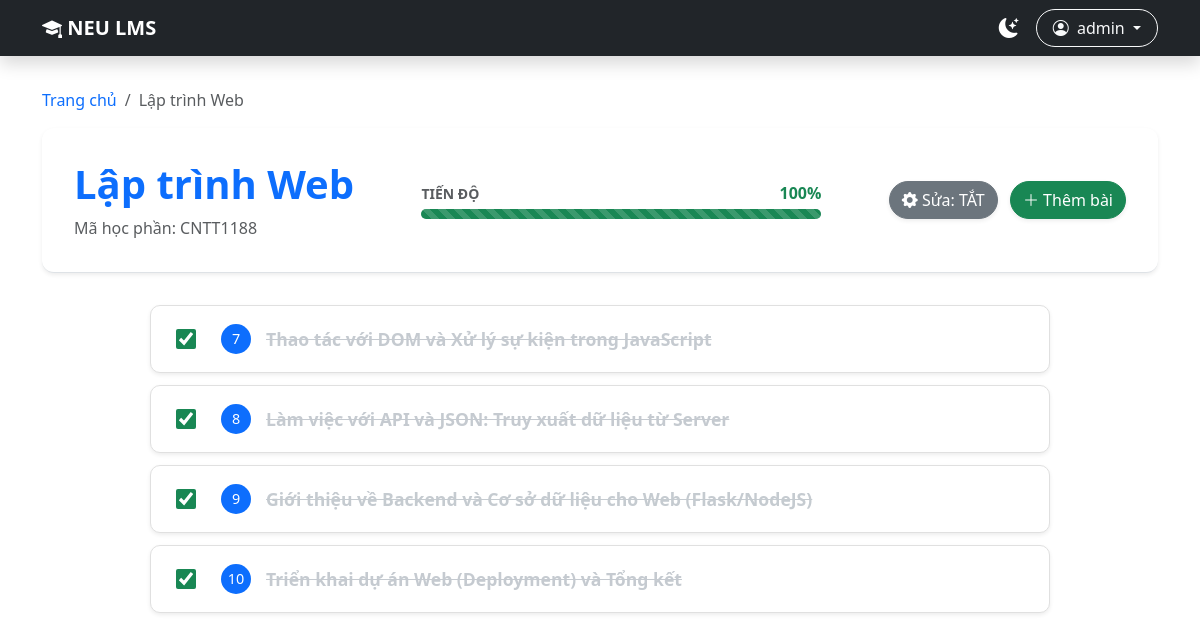
The page /course/CNTT1188 (signed in) on the database its author committed.
### tables this page shows
CREATE TABLE HocPhan (
    MaHocPhan TEXT PRIMARY KEY,
    TenHocPhan TEXT NOT NULL,
    SoTinChi INTEGER,
    GhiChu TEXT
);

CREATE TABLE BaiHoc (
    MaBaiHoc INTEGER PRIMARY KEY AUTOINCREMENT,
    MaHocPhan TEXT,
    TenBaiHoc TEXT NOT NULL,
    ThuTuHoc INTEGER,
    ThoiLuong INTEGER, MoTa TEXT,
    FOREIGN KEY (MaHocPhan) REFERENCES HocPhan(MaHocPhan) ON DELETE CASCADE
);

### main.py (the view)
@app.route('/course/<ma_hp>')
def course_detail(ma_hp):
    is_admin = session.get('role') == 'admin'
    completed_lessons = []
    try:
        with get_db_connection() as conn:
            course = conn.execute("SELECT * FROM HocPhan WHERE MaHocPhan = ?", (ma_hp,)).fetchone()
            if not course:
                return "Không tìm thấy học phần", 404
            lessons = conn.execute("SELECT * FROM BaiHoc WHERE MaHocPhan = ? ORDER BY ThuTuHoc", (ma_hp,)).fetchall()
            documents = conn.execute("""
                SELECT tl.* FROM TaiLieuNoiDung tl
                JOIN BaiHoc bh ON tl.MaBaiHoc = bh.MaBaiHoc
                WHERE bh.MaHocPhan = ?
            """, (ma_hp,)).fetchall()
            if session.get('username'):
                user = conn.execute("SELECT Id FROM User WHERE Username = ?", (session['username'],)).fetchone()
                if user:
                    data = conn.execute("SELECT MaBaiHoc FROM UserProgress WHERE User_Id = ?", (user['Id'],)).fetchall()
                    completed_lessons = [item['MaBaiHoc'] for item in data]
    except Exception as e:
        return f"Lỗi truy xuất dữ liệu: {e}", 500
    return render_template('CourseDetail.html',
                           course=course, lessons=lessons, documents=documents,
                           is_admin=is_admin, completed_lessons=completed_lessons)

### main.py (called while the page is built)
def get_db_connection():
    conn = sqlite3.connect(DB_PATH)
    conn.row_factory = sqlite3.Row
    return conn

### templates/CourseDetail.html (shortened to what this page needs)
{% extends "layout.html" %}
{% block content %}
<div class="container mt-3">
    <nav aria-label="breadcrumb">
        <ol class="breadcrumb">
            <li class="breadcrumb-item"><a href="{{ url_for('index') }}" class="text-decoration-none">Trang chủ</a></li>
            <li class="breadcrumb-item active">{{ course['TenHocPhan'] }}</li>
        </ol>
    </nav>
    <div class="course-header shadow-sm">
        <div class="header-info">
            <h1 class="fw-bold text-primary">{{ course['TenHocPhan'] }}</h1>
            <p class="text-muted mb-0">Mã học phần: {{ course['MaHocPhan'] }}</p>
        </div>
        <div class="flex-grow-1 mx-4 d-none d-md-block" style="max-width: 400px;">
            <div class="d-flex justify-content-between align-items-center mb-1">
                <span class="fw-bold text-muted small">TIẾN ĐỘ</span>
                <span id="progress-text" class="fw-bold text-success">0%</span>
            </div>
            <div class="progress" style="height: 10px; border-radius: 10px;">
                <div id="main-progress-bar" class="progress-bar bg-success progress-bar-striped progress-bar-animated" role="progressbar" style="width: 0%;"></div>
            </div>
        </div>
        {% if is_admin %}
        <div class="admin-controls">
            <button id="toggleEditMode" class="btn btn-secondary rounded-pill shadow-sm">
                <i class="bi bi-gear-fill"></i> Sửa: <span id="modeStatus">TẮT</span>
            </button>
            <button class="btn btn-success rounded-pill shadow-sm ms-2" data-bs-toggle="modal" data-bs-target="#addLessonModal">
                <i class="bi bi-plus-lg"></i> Thêm bài
            </button>
        </div>
        {% endif %}
    </div>
    <div class="lesson-list mx-auto" style="max-width: 900px;">
        {% for lesson in lessons %}
        <details class="lesson-item shadow-sm {% if lesson['MaBaiHoc'] in completed_lessons %}completed-lesson{% endif %}" id="lesson-row-{{ lesson['MaBaiHoc'] }}">
            <summary class="lesson-summary">
                <div class="summary-left">
                    <div class="progress-check-container">
                        <input type="checkbox"
                               class="lesson-checkbox progress-update"
                               data-id="{{ lesson['MaBaiHoc'] }}"
                               {% if lesson['MaBaiHoc'] in completed_lessons %} checked {% endif %}
                               onclick="event.stopPropagation();">
                    </div>
                    <span class="lesson-num">{{ lesson['ThuTuHoc'] }}</span>
                    <span class="lesson-title">{{ lesson['TenBaiHoc'] }}</span>
                </div>
            </summary>
        </details>
        {% endfor %}
    </div>
</div>
{% endblock %}

### templates/layout.html (style rules this page uses)
:root { --primary-color: #0d6efd; }
body { font-family: 'Segoe UI', sans-serif; transition: background-color 0.3s ease, color 0.3s ease; }
.table-container, .course-header, .lesson-item { background-color: var(--bs-body-bg); color: var(--bs-body-color); }

### templates/CourseDetail.html (style rules this page uses)
.course-header { background: white; padding: 2rem; border-bottom: 1px solid #dee2e6; margin-bottom: 2rem; display: flex; justify-content: space-between; align-items: center; border-radius: 12px; }
.lesson-item { background: white; margin-bottom: 12px; border-radius: 10px; border: 1px solid #e0e0e0; overflow: hidden; transition: all 0.3s ease; }
.lesson-summary { list-style: none; padding: 18px 25px; cursor: pointer; display: flex; justify-content: space-between; align-items: center; }
.summary-left { display: flex; align-items: center; gap: 15px; }
.lesson-num { background: #0d6efd; color: white; width: 30px; height: 30px; border-radius: 50%; display: flex; align-items: center; justify-content: center; font-size: 0.9rem; }
.lesson-title { font-weight: 600; font-size: 1.1rem; transition: all 0.3s ease; }
.progress-check-container { display: flex; align-items: center; margin-right: 10px; }
.lesson-checkbox { width: 20px; height: 20px; cursor: pointer; accent-color: #198754; }
.completed-lesson .lesson-title { text-decoration: line-through !important; color: #adb5bd !important; opacity: 0.7; }

### rows shown on the page
HocPhan: TenHocPhan "Lập trình Web", MaHocPhan "CNTT1188"
BaiHoc: MaBaiHoc "☑", ThuTuHoc "7", TenBaiHoc "Thao tác với DOM và Xử lý sự kiện trong JavaScript"
BaiHoc: MaBaiHoc "☑", ThuTuHoc "8", TenBaiHoc "Làm việc với API và JSON: Truy xuất dữ liệu từ Server"
BaiHoc: MaBaiHoc "☑", ThuTuHoc "9", TenBaiHoc "Giới thiệu về Backend và Cơ sở dữ liệu cho Web (Flask/NodeJS)"
BaiHoc: MaBaiHoc "☑", ThuTuHoc "10", TenBaiHoc "Triển khai dự án Web (Deployment) và Tổng kết"

### other values the page prints
{{ session['username'] }} "admin"
